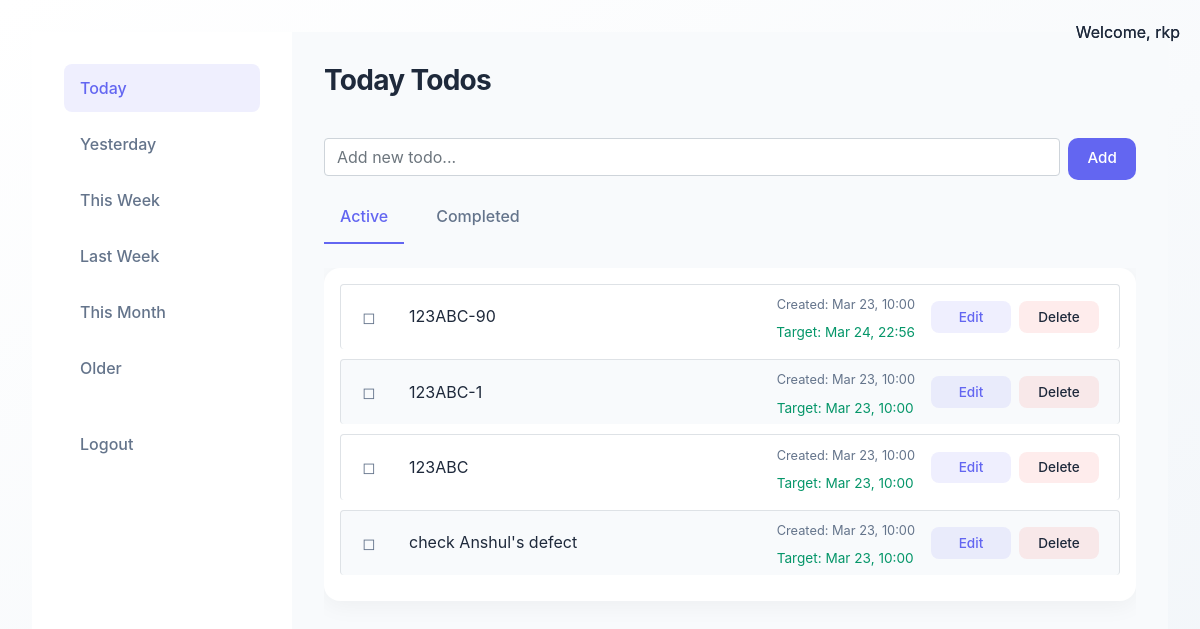
Page /todos/today (signed in) on the committed database.
### database.py (models this page shows, shortened)
class User(UserMixin, db.Model):
    __tablename__ = 'user'
    id = db.Column(db.Integer, primary_key=True)
    username = db.Column(db.String(80), unique=True, nullable=False)
    email = db.Column(db.String(120), unique=True, nullable=False)
    password = db.Column(db.String(120), nullable=False)
    todos = db.relationship('Todo', backref='user', lazy=True)

class Todo(db.Model):
    __tablename__ = 'todo'
    id = db.Column(db.Integer, primary_key=True)
    content = db.Column(db.String(200), nullable=False)
    completed = db.Column(db.Boolean, default=False)
    created_at = db.Column(db.DateTime, default=get_local_time)
    target_date = db.Column(db.DateTime, default=get_local_time)
    completed_at = db.Column(db.DateTime)
    user_id = db.Column(db.Integer, db.ForeignKey('user.id'), nullable=False)
    @staticmethod
    def get_todos_by_period(user_id, period):
        now = get_local_time()
        today = now.replace(hour=0, minute=0, second=0, microsecond=0)
        if period == 'today':
            return Todo.query.filter(
                Todo.user_id == user_id,
                Todo.created_at >= today
            ).order_by(Todo.created_at.desc()).all()
        elif period == 'this-week':
            week_start = today.replace(day=today.day - today.weekday())
            return Todo.query.filter(
                Todo.user_id == user_id,
                Todo.created_at >= week_start
            ).order_by(Todo.created_at.desc()).all()
        elif period == 'this-month':
            month_start = today.replace(day=1)
            return Todo.query.filter(
                Todo.user_id == user_id,
                Todo.created_at >= month_start
            ).order_by(Todo.created_at.desc()).all()
        else:  # older
            month_start = today.replace(day=1)
            return Todo.query.filter(
                Todo.user_id == user_id,
                Todo.created_at < month_start
            ).order_by(Todo.created_at.desc()).all()

### app.py (the view)
@app.route('/todos/today')
@login_required
def today_todos():
    return todos('today')

### app.py (called while the page is built)
@login_manager.user_loader
def load_user(user_id):
    return User.query.get(int(user_id))

@app.route('/todos/<period>')
@login_required
def todos(period):
    todos = Todo.get_todos_by_period(current_user.id, period)
    return render_template('todos.html',
                         todos=todos,
                         period=period,
                         get_system_timezone=get_system_timezone)

### database.py (called while the page is built)
def get_system_timezone():
    system_timezone = time.tzname[0]
    try:
        return pytz.timezone(system_timezone)
    except pytz.exceptions.UnknownTimeZoneError:
        return pytz.timezone('Asia/Kolkata')

def get_local_time():
    local_tz = get_system_timezone()
    return datetime.now(local_tz)

### templates/todos.html (shortened to what this page needs)
{% extends "base.html" %}
{% block content %}
<link rel="stylesheet" href="{{ url_for('static', filename='css/style.css') }}">
<div class="app-container">
    <nav class="sidebar">
        <div class="period-nav">
            <a href="{{ url_for('today_todos') }}" class="period-link {% if period == 'today' %}active{% endif %}">Today</a>
            <a href="{{ url_for('yesterday_todos') }}" class="period-link {% if period == 'yesterday' %}active{% endif %}">Yesterday</a>
            <a href="{{ url_for('this_week_todos') }}" class="period-link {% if period == 'this-week' %}active{% endif %}">This Week</a>
            <a href="{{ url_for('last_week_todos') }}" class="period-link {% if period == 'last-week' %}active{% endif %}">Last Week</a>
            <a href="{{ url_for('this_month_todos') }}" class="period-link {% if period == 'this-month' %}active{% endif %}">This Month</a>
            <a href="{{ url_for('older_todos') }}" class="period-link {% if period == 'older' %}active{% endif %}">Older</a>
            <div style="margin-top: 2rem;">
                <a href="{{ url_for('logout') }}" class="period-link">Logout</a>
            </div>
        </div>
        <div class="user-info">
            Welcome, {{ current_user.username }}
        </div>
    </nav>
    <main class="main-content">
        <div class="todo-header">
            <h1 class="todo-title">{{ period|replace('-', ' ')|title }} Todos</h1>
        </div>
        {% if period == 'today' %}
        <form method="POST" action="{{ url_for('add_todo') }}" class="add-todo-form">
            <div class="form-group">
                <input type="text" class="form-control" name="content" placeholder="Add new todo..." required>
                <button type="submit" class="btn btn-primary">Add</button>
            </div>
        </form>
        {% endif %}
        <div class="todo-tabs">
            <button class="tab-btn active" data-tab="active">Active</button>
            <button class="tab-btn" data-tab="completed">Completed</button>
        </div>
        <div class="todo-list-container">
            <div class="todo-list active-tab" id="active-tab">
                {% if todos %}
                    {% for todo in todos if not todo.completed %}
                    <div class="todo-item">
                        <button class="status-btn incomplete"
                                data-complete-url="{{ url_for('complete_todo', id=todo.id) }}">
                            ◻
                        </button>
                        <div class="todo-content">
                            {{ todo.content }}
                        </div>
                        <div class="todo-dates">
                            <div class="created-at">
                                Created: {{ todo.created_at.strftime('%b %d, %H:%M') }}
                            </div>
                            <div class="target-date">
                                Target: {{ todo.target_date.strftime('%b %d, %H:%M') }}
                            </div>
                        </div>
                        <div class="todo-actions">
                            <button class="action-btn edit-btn"
                                    data-todo-id="{{ todo.id }}"
                                    data-todo-content="{{ todo.content }}"
                                    data-todo-target-date="{{ todo.target_date.strftime('%Y-%m-%dT%H:%M') }}">Edit</button>
                            <button class="action-btn delete-btn" data-delete-url="{{ url_for('delete_todo', id=todo.id) }}">Delete</button>
                        </div>
                    </div>
                    {% endfor %}
                {% else %}
                    <div class="empty-state">
                        <p>No active todos found for this period.</p>
                    </div>
                {% endif %}
            </div>
        </div>
    </main>
</div>
{% endblock %}

### templates/base.html (shortened to what this page needs)
<!DOCTYPE html>
<html lang="en">
<head>
    <link href="https://cdn.jsdelivr.net/npm/bootstrap@5.1.3/dist/css/bootstrap.min.css" rel="stylesheet">
</head>
<body>
    <div class="container-fluid">
        <div class="row">
            {% if current_user.is_authenticated %}
            <div class="col-md-10 main-content">
                <div class="user-info">
                    Welcome, {{ current_user.username }}
                </div>
                {% block content %}{% endblock %}
            </div>
            {% else %}
            <div class="col-md-12">
                {% block auth_content %}{% endblock %}
            </div>
            {% endif %}
        </div>
    </div>
</body>
</html>

### static/css/style.css (style rules this page uses)
:root { --primary: #6366f1; --primary-hover: #4f46e5; --text-primary: #1e293b; --text-secondary: #64748b; --background: #f8fafc; }
body { margin: 0; padding: 0; font-family: 'Inter', -apple-system, BlinkMacSystemFont, 'Segoe UI', Roboto, sans-serif; min-height: 100vh; color: var(--text-primary); background: linear-gradient(150deg, #ffffff 0%, #f1f5f9 100%); }
.btn { padding: 0.6rem 1.2rem; font-size: 0.95rem; border-radius: 10px; transition: all 0.2s ease; text-decoration: none; font-weight: 500; }
.btn-primary { background: var(--primary); color: white; border: none; }
.app-container { display: flex; min-height: 100vh; background: var(--background); }
.sidebar { width: 260px; background: white; padding: 2rem; border-right: 1px solid var(--border); }
.main-content { flex: 1; padding: 2rem; }
.period-nav { display: flex; flex-direction: column; gap: 0.5rem; }
.period-link { padding: 0.75rem 1rem; border-radius: 8px; text-decoration: none; color: var(--text-secondary); font-weight: 500; transition: all 0.2s ease; }
.period-link.active { background: rgba(99, 102, 241, 0.1); color: var(--primary); }
.todo-header { display: flex; justify-content: space-between; align-items: center; margin-bottom: 2rem; }
.todo-title { font-size: 1.75rem; font-weight: 700; color: var(--text-primary); letter-spacing: -0.025em; }
.todo-dates { display: flex; flex-direction: column; gap: 0.25rem; font-size: 0.85rem; color: var(--text-secondary); }
.target-date { color: #059669; }
.status-btn { padding: 0.25rem 0.5rem; min-width: 32px; height: 32px; display: flex; align-items: center; justify-content: center; font-size: 1rem; border: none; background: none; cursor: pointer; color: var(--text-secondary); transition: color 0.2s; }
.add-todo-form { margin-bottom: 1rem; }
.add-todo-form .form-group { display: flex; gap: 0.5rem; align-items: flex-start; }
.todo-tabs { display: flex; gap: 1rem; margin-bottom: 1.5rem; border-bottom: 1px solid var(--border); padding-bottom: 0.5rem; }
.tab-btn { padding: 0.5rem 1rem; border: none; background: none; color: var(--text-secondary); font-weight: 500; cursor: pointer; transition: all 0.2s ease; position: relative; }
.tab-btn::after { content: ''; position: absolute; bottom: -0.5rem; left: 0; width: 100%; height: 2px; background: var(--primary); transform: scaleX(0); transition: transform 0.2s ease; }
.tab-btn.active { color: var(--primary); }
.tab-btn.active::after { transform: scaleX(1); }
.todo-list-container { width: 100%; height: calc(100vh - 400px); overflow-y: auto; overflow-x: hidden; }
.todo-list { min-width: 600px; background: white; border-radius: 16px; padding: 1rem; box-shadow: 0 4px 24px rgba(0, 0, 0, 0.05); }
.todo-item { display: flex; align-items: center; padding: 0.4rem 0.75rem; gap: 0.5rem; border-bottom: 1px solid var(--border); }
.todo-item:last-child { border-bottom: none; }
.todo-item:nth-child(even) { background-color: rgba(241, 245, 249, 0.5); }
.todo-content { flex: 1; margin: 0 1rem; line-height: 1.3; padding: 0.25rem 0; color: var(--text-primary); overflow: hidden; text-overflow: ellipsis; white-space: nowrap; }
.created-at { font-size: 0.8rem; min-width: 100px; text-align: right; color: var(--text-secondary); padding: 0.25rem 0; }
.todo-actions { display: flex; gap: 0.5rem; padding: 0 0.5rem; margin-left: auto; min-width: 150px; }
.action-btn { padding: 0.35rem 0.8rem; border-radius: 8px; border: none; font-weight: 500; cursor: pointer; transition: all 0.2s ease; font-size: 0.85rem; min-width: 80px; }
.edit-btn { background: rgba(99, 102, 241, 0.1); color: var(--primary); }
.delete-btn { background: rgba(239, 68, 68, 0.1); color: var(--error); }

### templates/base.html (style rules this page uses)
.sidebar { min-height: 100vh; background-color: #f8f9fa; padding: 20px; border-right: 1px solid #dee2e6; }
.main-content { padding: 20px; }
.todo-item { margin-bottom: 10px; padding: 10px; border: 1px solid #dee2e6; border-radius: 4px; }
.user-info { position: absolute; top: 20px; right: 20px; }

### rows in the picture
User: username "rkp"
Todo: content "123ABC-90", created_at "Mar 23, 10:00", target_date "Mar 24, 22:56"
Todo: content "123ABC-1", created_at "Mar 23, 10:00", target_date "Mar 23, 10:00"
Todo: content "123ABC", created_at "Mar 23, 10:00", target_date "Mar 23, 10:00"
Todo: content "check Anshul's defect", created_at "Mar 23, 10:00", target_date "Mar 23, 10:00"

### other values in the picture
{{ period|replace('-', ' ')|title }} "Today"
